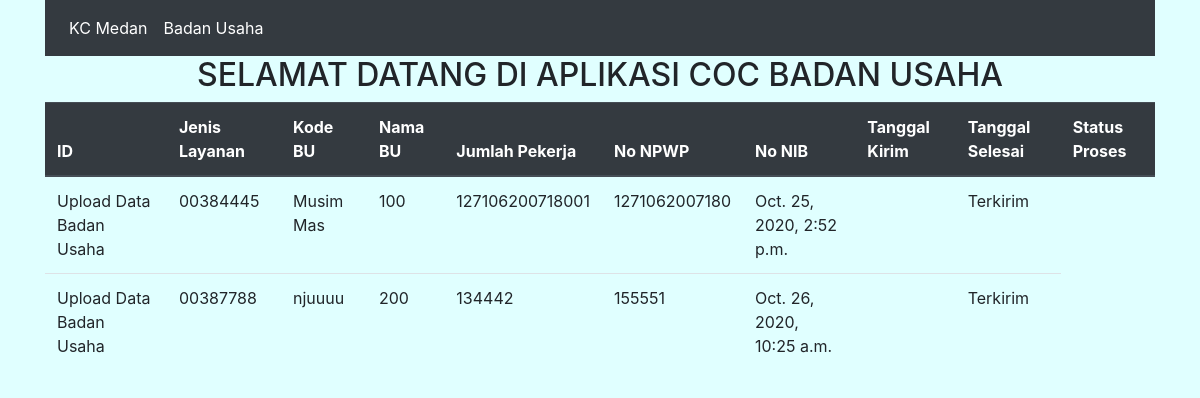
The app's page /index/ with its own data.
### coc/models.py (models this page shows)
class DataBu (models.Model):
    user = models.ForeignKey(settings.AUTH_USER_MODEL, on_delete=models.CASCADE, null=True)
    jenis_layanan = models.CharField(max_length=50, choices=JENIS_LAYANAN_CHOICE)
    status_proses = models.CharField(max_length=20, choices=STATUS_PROSES_CHOICE, default='Terkirim')
    baca_notif = models.CharField(max_length=100, choices=BACA_NOTIF_CHOICE, default='not_read')
    kode_bu = models.CharField(max_length=8, blank=True, null=True)
    nama_bu = models.CharField(max_length=50, blank=True, null=True)
    nomor_npwp = models.CharField(max_length=15, blank=True, null=True)
    nomor_nib = models.CharField(max_length=13, blank=True, null=True)
    jumlah_pekerja = models.CharField(max_length=5, blank=True, null=True)
    upload_spt = models.FileField(upload_to='documents/', blank=True, null=True)
    upload_data_pekerja = models.FileField(upload_to='documents/', blank=True, null=True)
    upload_data_gaji = models.FileField(upload_to='documents/', blank=True, null=True)
    upload_sipp = models.FileField(upload_to='documents/', blank=True, null=True)
    tgl_kirim = models.DateTimeField(blank=True, null=True)
    tgl_selesai = models.DateTimeField(blank=True, null=True)

### coc/views.py (the view)
# urls.py: path('index/', views.index, name='index'),
def index(request):
    queryset = DataBu.objects.all()
    context = {'queryset': queryset}
    return render (request, 'index.html', context)

### templates/index.html (shortened to what this page needs)
{% load static %}
<!DOCTYPE html>
<html lang="en">
<head>
    <link rel="stylesheet" href="{% static 'css/bootstrap.min.css' %}">
    <link rel="stylesheet" href="{% static 'css/style.css' %}">
</head>
<body>
    <div class="container">
    <nav class="navbar navbar-expand-lg navbar navbar-dark bg-dark">
        <div class="collapse navbar-collapse" id="navbarNavAltMarkup">
          <div class="navbar-nav">
            <a class="nav-link active" href="#">KC Medan</a>
            <a class="nav-link active" href="#">Badan Usaha</a>
          </div>
        </div>
    </nav>
    <h2 class="text-center">SELAMAT DATANG DI APLIKASI COC BADAN USAHA</h2>
      <table class="table">
        <thead class="thead-dark">
          <tr>
            <th>ID</th>
            <th>Jenis Layanan</th>
            <th>Kode BU</th>
            <th>Nama BU</th>
            <th>Jumlah Pekerja</th>
            <th>No NPWP</th>
            <th>No NIB</th>
            <th>Tanggal Kirim</th>
            <th>Tanggal Selesai</th>
            <th>Status Proses</th>
          </tr>
        </thead>
        <tbody>
          {% for queryset in queryset %}
          <tr>
            <td>{{ queryset.jenis_layanan }}</td>
            <td>{{ queryset.kode_bu }}</td>
            <td>{{ queryset.nama_bu }}</td>
            <td>{{ queryset.jumlah_pekerja }}</td>
            <td>{{ queryset.nomor_npwp }}</td>
            <td>{{ queryset.nomor_nib }}</td>
            <td>{{ queryset.tgl_kirim }}</td>
            <td>{{ queryset.tgl_terima }}</td>
            <td>{{ queryset.status_proses }}</td>
          </tr>
          {% endfor %}
</body>
</html>

### static/css/style.css (style rules this page uses)
body { background-color:lightcyan; }

### records on screen
DataBu: jenis_layanan "Upload Data Badan Usaha", kode_bu "00384445", nama_bu "Musim Mas", jumlah_pekerja "100", nomor_npwp "127106200718001", nomor_nib "1271062007180", tgl_kirim "Oct. 25, 2020, 2:52 p.m.", status_proses "Terkirim"
DataBu: jenis_layanan "Upload Data Badan Usaha", kode_bu "00387788", nama_bu "njuuuu", jumlah_pekerja "200", nomor_npwp "134442", nomor_nib "155551", tgl_kirim "Oct. 26, 2020, 10:25 a.m.", status_proses "Terkirim"
